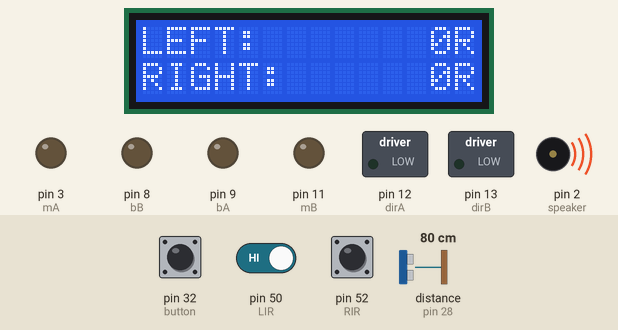
Simulated run of this sketch. Board: Arduino Mega 2560, built with avr-gcc and run on an emulated ATmega2560. On the bench: 14×2 character LCD, switched loads named in the sketch (green lamp = pin HIGH), output pins drawn as LEDs (lit = HIGH), buzzer (waves = sounding). Dashed ring = blinking. The inputs (shaded band) are chosen by the test bench; at power-on: distance to the obstacle (sensor on pin 28) 80 cm, pin 32 (button) HIGH, pin 50 (LIR) HIGH, pin 52 (RIR) HIGH. The echo pulse lasts 58.3 µs per cm; pins used as bus, display or sensor lines are not drawn; what the sketch prints to the serial monitor is not drawn.

Above: at 4.0 s.
4.1 s: distance to the obstacle (sensor on pin 28) set to 75 cm
At 5.5 s:
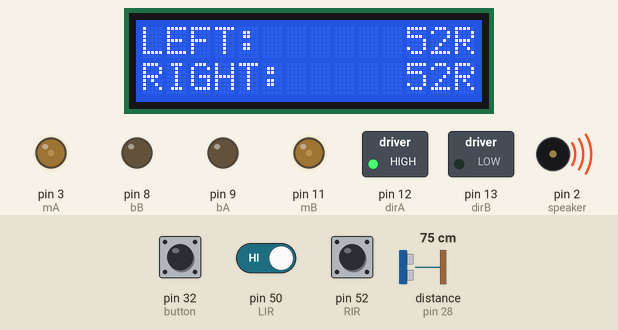
7.1 s: pin 32 (button) pulled LOW for 1 s
At 10.3 s:
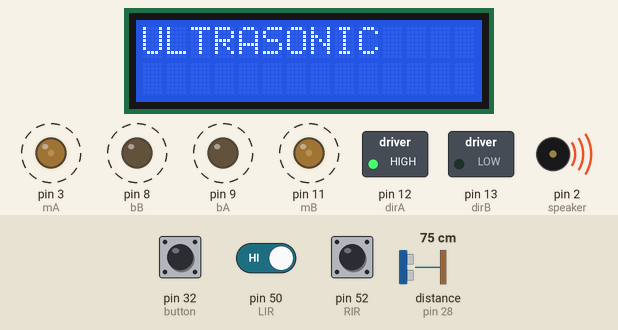
11.1 s: distance to the obstacle (sensor on pin 28) set to 60 cm
At 13.0 s:
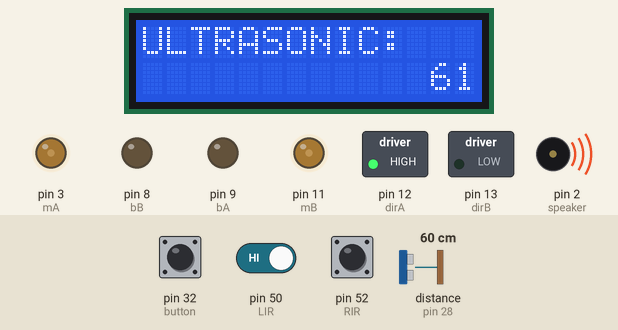
14.1 s: pin 32 (button) pulled LOW for 0.15 s
At 15.1 s:
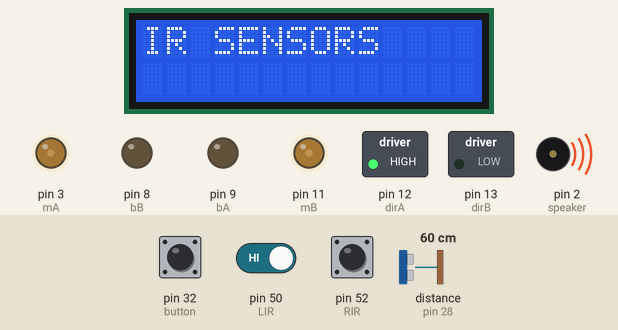
17.2 s: pin 50 (LIR) driven LOW
At 18.6 s:
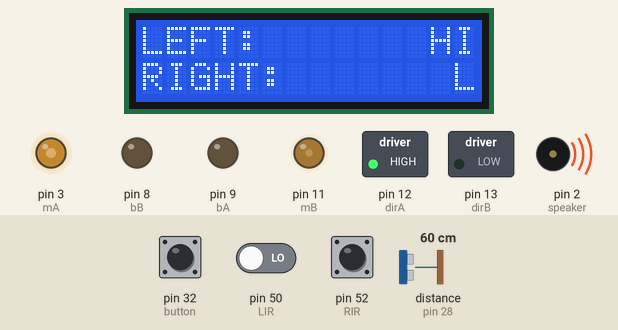
19.0 s: distance to the obstacle (sensor on pin 28) set to 7 cm
20.5 s: distance to the obstacle (sensor on pin 28) set to 4 cm
At 20.91 s:
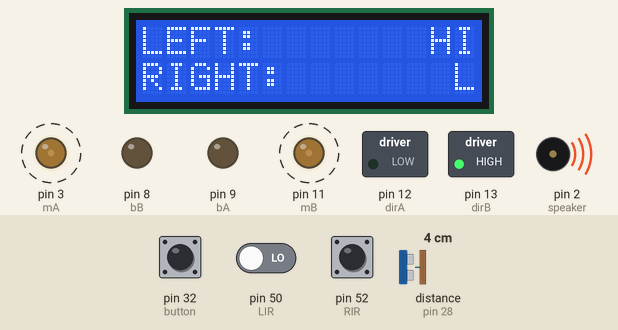
Timing chart, 0 to 23.9 s (numbered marks = the images above; inputs shaded):
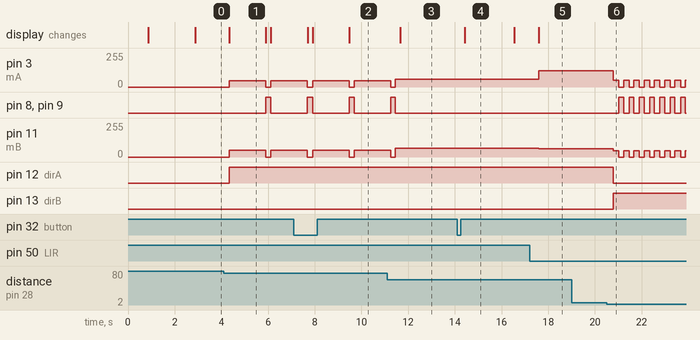

The sketch:

HumanTrackingRobot.ino
```cpp
/*
 * Object Tracking Robot
 * Move in front of the robot to get the robot to calibrate to you
 * The robot will then proceed to follow you is a 1 - 64 cm range
 * **Robot is unable to distinguish between a objects and a human, do not go too close to obstacles
 * To use the LCD to check sensor data, press the button and wait 1 second to view the data that follows the screen
 *
 * Motor Shield Pins
 * Function        Channel A   Channel B
 * Direction       Digital 12  Digital 13
 * Speed (PWM)     Digital 3   Digital 11
 * Brake           Digital 9   Digital 8
 * Current Sensing Analog 0    Analog 1
*/
/* Left, Right Heading are the robot's left and right
 * MotorA is the Right Motor, MotorB is the left motor
 * To move forward, right motor should have a dir of HIGH and left has a dir of LOW
 *
 * Right Ultrasonic functionality was removed and pathfinding was removed
 * Calibrate ultrasonic and ir sensors in beginning of program (find best distance for bot IR sensors to work)
*/
#include <NewPing.h>
#include <LiquidCrystal.h>
#include <ArduinoSTL.h>
#include <list>

#define MAX 255 // High Value
#define FORWARD 0 // Define forward and backward to use in program
#define BACKWARD 1

// Ultrasonic pins
#define TrigPin 30    // Middle Trig Pin
#define EchoPin 28    // Middle Echo Pin
#define minMS 29      // Minimum amount of time to wait between pings
#define MAXDist 200   // Max Distance for robot to consider
const int pings = 5;  // Number of pings to send
float CM = 0;         // Distance from middle of robot to object
NewPing sonar(TrigPin, EchoPin, MAXDist);  // 200 is the max distance to look for a ping

// Motor 4.5 Rotations/s at max speed
#define maxSpeed 125        // Max speed to allow ultrasonic sensor time to ping
#define minSpeed 60         // Min speed for motors to turn
#define dirA 12             // Direction A
#define dirB 13             // Direction B
#define bA 9                // Brake A
#define bB 8                // Brake B
#define mA 3                // Motor Speed A
#define mB 11               // Motor Speed B
#define r 3                 // Wheel Radius
const int diff  = 4;        // Difference in speed between motors to account for a slower motor - for left faster, + for right faster
const int dir[] = {12, 13}; // Motor DIR pins (digital)
const int pwm[] = {3, 11};  // Motor PWM pins (analog)
const int brake[] = {8, 9}; // Motor Brake pins (digital)
int leftSpeed = 0;          // Left Motor speed (0 - 255)
int rightSpeed = 0;         // Right Motor speed (0 - 255)

// IR pins
#define LIR 50    // Left IR pin
#define RIR 52    // Right IR pin
int IRDist = 26;  // Max distance for IR sensors to ping
int leftIR = 0;   // Left Sensor value
int rightIR = 0;  // Right Sensor value

// Button
#define button 32     // Button pin
int lastState = HIGH; // Allow only one button press

// Speaker
#define speaker 2 // Speaker Pin

// LCD pins
#define rs 10
#define e 22
#define d4 4
#define d5 5
#define d6 6
#define d7 7
#define hpixel 14 // LCD horizontal pixels
#define vpixel 2  // LCD Vertical pixels
#define displayTime 2000 // Amount of time to change what sensor to display in milliseconds
LiquidCrystal lcd(rs, e, d4, d5, d6, d7);
int lcdMode = 1;

long lastTime = 0;
int counter = 0;
std::list<int> calibrate;
/*
 * lcdMode Chooses a statistic screen to display (button cycles screen)
 * 0: No Display
 * 1: Motors
 * 2: Ultrasonic
 * 3: IR
 */

 /*To Do:
    Add searching algo
    robot has waited too long since stopping find another object: Need pathfinding algorithm first
    Add a move backwards and turn towards IR sensor if IR sensor detects presence but not ultrasonic
    Remove any outliers in the averaging function*/

void setup() {
  // Pin Setup
  pinMode(LIR, INPUT);
  pinMode(RIR, INPUT);
  pinMode(button, INPUT_PULLUP);
  pinMode(speaker, OUTPUT);
  analogWrite(speaker, 65); // Buzz
  for (int i = 0; i < 2; i++) {
    digitalWrite(speaker, HIGH);
    delay(200);
    digitalWrite(speaker, LOW);
    delay(200);
  }

  calibrate.push_back(7);
  calibrate.push_back(5);
  IRDist = getMaxAverage();

  lcd.begin(hpixel, vpixel);  // Begin LCD
  lcd.noBlink();

  Serial.begin(9600);

  // Set pins of the motor
  for (int i = 0; i < 2; i++) {
    pinMode(dir[i], OUTPUT);
    pinMode(brake[i], OUTPUT);
    pinMode(pwm[i], OUTPUT);
  }
  checkLCD();
  delay(2000); // Wait 2s before beginning program
}

void loop() {
  timer();
  checkButton();
  IRDist = getMaxAverage();
  // Read IR sensor
  leftIR = digitalRead(LIR);
  rightIR = digitalRead(RIR);
  Serial.println(leftIR+rightIR);

  // Ping Ultrasonic and get average of 5 pings
  int arr[pings];
  for (int i = 0; i < pings; i++) {
    arr[i] = sonar.ping_cm();
    delay(minMS);
  }
  CM = avgArr(arr, &pings);
  delay(minMS);
  Serial.println(CM);
  if (CM <= 5 && CM >= 1) {   // If object is too close
    moveRobot(minSpeed, BACKWARD, 4);
  } else if (leftIR == 0 && rightIR == 0) {
    if (CM != 0)
      calibrate.push_back(CM);
    stopRobot(true, true);
  } else if (leftIR == 0 && rightIR == 1) {         // Object is detected on left IR
    moveRobot(minSpeed, maxSpeed, FORWARD, true);
  } else if (rightIR == 0 && leftIR == 1) {         // Object is detected on right IR
    moveRobot(maxSpeed, minSpeed, FORWARD, true);
  } else if (CM >= 64 && CM < 80) {
    moveRobot(255, FORWARD, CM - 50);
  } else if (CM < 64 && CM >= IRDist) {
    moveRobot(maxSpeed / 2, FORWARD);
  } else if (CM < IRDist && CM > IRDist * 3 / 4) {
    moveRobot(minSpeed, FORWARD);
  } else if (CM <= IRDist * 3 / 4 && CM > 5) {
    stopRobot(true, true);
  } else if (CM == 0 && leftIR == 1 && rightIR == 1) {
    stopRobot(true, true);
    if (counter == 8000000) { // Lost track for more than 500ms :: Arduino runs loop() 16,000,000 times per second
      lcd.print("No Data");
      lcd.setCursor(0, 1);
      lcd.print("Lost Tracking");
      for (int i = 0; i < 3; i++) {  // Buzz for 3s
        digitalWrite(speaker, HIGH);
        delay(500); // 500 ms delay
        if (checkSens())
          break;
        delay(500); // 500 ms delay
      }
      counter = 0;
    } else
      counter++;
  }
}

int getMaxAverage() {
  int highest = 0;
  for (int i : calibrate) {
    if (i > highest)
      highest = i;
  }
  for (std::list<int>::iterator it = calibrate.begin(); it != calibrate.end(); it++) {
    if (*it < highest / 2)
      calibrate.remove(*it);
  }
  return avgList(calibrate);
}

int avgArr(int *arr, const int* length) {    // Take the average of an array
    int result = 0;
    for (int i = 0; i < *length; i++)
        result += arr[i];
  return result / *length; // Return average
}

int avgList(std::list<int> l) {
  int result = 0;
  for (int i : l)
    result += i;
  return result / l.size();
}

bool checkSens() {  // Check if sensors have a valid input
  digitalWrite(speaker, LOW);
  return (rightIR = digitalRead(LIR)) == 0 || (leftIR = digitalRead(RIR)) == 0 || ((CM = sonar.ping_cm()) < 100 && CM != 0);
}

void turnRight(int deg) {
  rightSpeed = 0;
  leftSpeed = minSpeed;
  timer();  // Update LCD
  stopRobot(false, true);   // Stop right Motor
  digitalWrite(dirB, LOW);  // Move left Motor forward
  digitalWrite(bB, LOW);    // Disengage left Brake
  analogWrite(mB, minSpeed);// Set B speed
  delay(deg * 1500 / 90.0); // Determine delay based off how long to wait to turn 90 degrees at speed 40
  stopRobot(true, true);
}

void turnLeft(int deg) {
  leftSpeed = 0;
  rightSpeed = minSpeed;
  timer();  // Update LCD
  stopRobot(true, false);   // Stop left Motor
  digitalWrite(dirA, HIGH); // Move right Motor forward
  digitalWrite(bA, LOW);    // Disengage right Brake
  analogWrite(mA, minSpeed);// Set A speed
  delay(deg * 1500 / 90.0); // Determine delay based off how long to wait to turn 90 degrees at speed 40
  stopRobot(true, true);
}

void moveRobot(int speed, int direction) {  // General movement
  leftSpeed = speed;
  rightSpeed = speed;
  timer();  // Update LCD
  if (speed > maxSpeed) // Make sure speed stays under predefined max speed
    speed = maxSpeed;
  if (direction == FORWARD) { // if DIR == FORWARD
    digitalWrite(dir[0], HIGH);
    digitalWrite(dir[1], LOW);
  }
  else if (direction == BACKWARD) {  // if DIR == BACKWARD
    digitalWrite(dir[0], LOW);
    digitalWrite(dir[1], HIGH);
  }

  releaseBrakes(true, true);

  analogWrite(mA, direction == FORWARD ? speed - (diff >> 1) : speed + (diff >> 1));
  analogWrite(mB, direction == BACKWARD ? speed - (diff >> 1) : speed + (diff >> 1));
}

/*Allow variable speed motors*/
void moveRobot(int lSpeed, int rSpeed, int direction, bool isDiff) { // Add bool so as to not be confused with the latter func
  leftSpeed = lSpeed;
  rightSpeed = rSpeed;
  timer();  // Update LCD
  if (lSpeed > maxSpeed) // Make sure speed stays under predefined max speed
    lSpeed = maxSpeed;
  if (rSpeed > maxSpeed)
    rSpeed = maxSpeed;
  if (direction == FORWARD) { // if DIR == FORWARD
    digitalWrite(dir[0], HIGH);
    digitalWrite(dir[1], LOW);
  }
  else if (direction == BACKWARD) {  // if DIR == BACKWARD
    digitalWrite(dir[0], LOW);
    digitalWrite(dir[1], HIGH);
  }

  releaseBrakes(true, true);

  analogWrite(pwm[0], direction == FORWARD ? rSpeed - (diff >> 1) : rSpeed + (diff >> 1));
  analogWrite(pwm[1], direction == BACKWARD ? lSpeed - (diff >> 1) : lSpeed + (diff >> 1));
}

void moveRobot(int speed, int direction, int CM) {  // Move robot based on distance
  const int maxSpeed1 = 50;
  if (speed > maxSpeed1) // Make sure speed stays under predefined max speed (lowered so CM is more accurate)
    speed = maxSpeed1;
  leftSpeed = speed;
  rightSpeed = speed;
  timer();  // Update LCD
  if (direction == FORWARD) { // if DIR == FORWARD
    digitalWrite(dir[0], HIGH);
    digitalWrite(dir[1], LOW);
  }
  else if (direction == BACKWARD) {  // if DIR == BACKWARD
    digitalWrite(dir[0], LOW);
    digitalWrite(dir[1], HIGH);
  }

  releaseBrakes(true, true);

  analogWrite(mA, direction == FORWARD ? speed - (diff >> 1) : speed + (diff >> 1));
  analogWrite(mB, direction == BACKWARD ? speed - (diff >> 1) : speed + (diff >> 1));
  delay(CM / ((speed / 255.0 * 4.5) * (2.0 * PI * r)) * 1000);  // Calculate delay by using radius, speed, rotations/s at max speed, and CM
  stopRobot(true, true);
}

void releaseBrakes(bool left, bool right) {
  if (left && right)
    for (int i : brake)
      digitalWrite(i, LOW);
   else if (left)
    digitalWrite(bB, LOW);
   else if (right)
    digitalWrite(bA, LOW);
}

void stopRobot(bool left, bool right) {   // Stop Motors
  if (left && right) {                    // Stop left and right motors
    for (int i : brake)                   // Engage brakes
      digitalWrite(i, HIGH);

    for (int j : pwm)
      analogWrite(j, 0);                  // Set speed to 0

    leftSpeed = 0;
    rightSpeed = 0;
  }
  else if (left) {                        // Stop left motor
    digitalWrite(bB, HIGH);
    analogWrite(mB, 0);
    leftSpeed = 0;
  }
  else if (right) {                       // Stop right motor
    digitalWrite(bA, HIGH);
    analogWrite(mA, 0);
    rightSpeed = 0;
  }
  timer();                                // Update LCD
}

void checkButton() {                              // Check for Button Press
  int current = digitalRead(button);              // Read button State
  if (current == HIGH && current != lastState) {  // Check if button is pressed and that the state has changed
    lcdMode++;  // Cycle LCD state
    checkLCD(); // Change LCD display
  }
  lastState = current;  // Last state is the current state
}

void timer() {  // Used to determine when to change LCD screen
  if (millis() - lastTime > displayTime) { // Check that timer has finished
    lcd.clear();
    switch(lcdMode) { // Switch Case on lcdMode
      case 1: // Display Motor speed
        printLCD("LEFT:  ", leftSpeed / 255.0 * 4.5 * 60, "RPM");
        lcd.setCursor(0,1);
        printLCD("RIGHT: ", rightSpeed / 255.0 * 4.5 * 60, "RPM");
        break;
      case 2: // Display Ultrasonic distance
        if (CM == 0) {
            lcd.print("ULTRASONIC: ");
            lcd.setCursor(0, 1);
            printLCD("", "OUT OF RANGE");
        } else {
            lcd.print("ULTRASONIC: ");
            lcd.setCursor(0, 1);
            printLCD("", CM, "CM");
        }
        break;
      case 3: // Display IR Sensor
        printLCD("LEFT:  ", leftIR == 1 ? "LOW" : "HIGH");
        lcd.setCursor(0,1);
        printLCD("RIGHT: ", rightIR == 1 ? "LOW" : "HIGH");
        break;
    }
  }
}

void checkLCD() { // Check what to display on LCD
  lastTime = millis(); // Start timer
  lcd.clear();
  switch(lcdMode) { // Switch case on lcdMode
    case 4: // If out of bounds, set to 0
      lcdMode = 0;
      break;
    case 1: // Display Motors
      lcd.print("MOTORS");
      break;
    case 2: // Display Ultrasonic
      lcd.print("ULTRASONIC");
      break;
    case 3: // Display IR
      lcd.print("IR SENSORS");
      break;
  }
}

// Helper functions to print lcd
void printLCD(String str, int num, String str1) {
  lcd.print(str);
  for (int i = 0; i < 16 - (str.length() + str1.length() + String(num).length()); i++)
    lcd.print(" ");
  lcd.print(num);
  lcd.print(str1);
}

void printLCD(String str, String str1) {
  lcd.print(str);
  for (int i = 0; i < 16 - (str.length() + str1.length()); i++)
    lcd.print(" ");
  lcd.print(str1);
}
```

Measured:
- the behaviour switches between 79 and 78 cm on distance to the obstacle (sensor on pin 28) (found by bisection; images 0 and 1)
- the behaviour switches between 6 and 5 cm on distance to the obstacle (sensor on pin 28) (found by bisection; images 5 and 6)
- after the input at 4.1 s, pin 3 (mA): 0/255 → 48/255 after 0.23 s, → 0/255 1.6 s later, → 48/255 0.22 s later; pin 8 (bB), pin 9 (bA): LOW → HIGH after 1.8 s, → LOW 0.22 s later; pin 11 (mB): 0/255 → 52/255 after 0.23 s, → 0/255 1.6 s later, → 52/255 0.22 s later; pin 12 (dirA): LOW → HIGH after 0.23 s; the display: changes after 0.23 s (image 1)
- after the input at 7.1 s, the display: first differs from a run without the input after 2.4 s (image 2)
- after the input at 11.1 s, pin 8 (bB), pin 9 (bA): goes on until 11.4 s, then stays LOW; the display: changes after 0.55 s (image 3)
- after the input at 14.1 s, the display: changes after 0.32 s (image 4)
- after the input at 17.2 s, pin 3 (mA): 60/255 → 123/255 after 0.38 s; pin 11 (mB): 64/255 → 62/255 after 0.38 s; the display: changes after 0.38 s (image 5)
- after the input at 19.0 s, every drawn part: stays the same
- after the input at 20.5 s, pin 3 (mA): alternates 52/255 for 0.24 s and 0/255 for 0.20 s, starting after 0.29 s; pin 8 (bB): alternates HIGH for 0.20 s and LOW for 0.24 s, starting after 0.53 s
